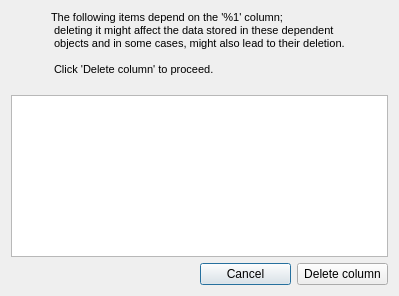
<?xml version="1.0" encoding="UTF-8"?>
<ui version="4.0">
 <class>dlgColumnDepend</class>
 <widget class="QDialog" name="dlgColumnDepend">
  <property name="windowModality">
   <enum>Qt::WindowModal</enum>
  </property>
  <property name="geometry">
   <rect>
    <x>0</x>
    <y>0</y>
    <width>399</width>
    <height>296</height>
   </rect>
  </property>
  <property name="contextMenuPolicy">
   <enum>Qt::DefaultContextMenu</enum>
  </property>
  <property name="windowTitle">
   <string>Column dependencies</string>
  </property>
  <layout class="QVBoxLayout" name="verticalLayout">
   <item>
    <layout class="QHBoxLayout" name="horizontalLayout_3">
     <property name="spacing">
      <number>0</number>
     </property>
     <item>
      <widget class="QLabel" name="label">
       <property name="maximumSize">
        <size>
         <width>40</width>
         <height>16777215</height>
        </size>
       </property>
       <property name="text">
        <string/>
       </property>
       <property name="alignment">
        <set>Qt::AlignCenter</set>
       </property>
      </widget>
     </item>
     <item>
      <widget class="QLabel" name="qryLabel">
       <property name="font">
        <font>
         <pointsize>8</pointsize>
         <weight>50</weight>
         <bold>false</bold>
        </font>
       </property>
       <property name="text">
        <string>The following items depend on the '%1' column;
 deleting it might affect the data stored in these dependent
 objects and in some cases, might also lead to their deletion.

 Click 'Delete column' to proceed.
                                </string>
       </property>
       <property name="textFormat">
        <enum>Qt::PlainText</enum>
       </property>
       <property name="alignment">
        <set>Qt::AlignLeading|Qt::AlignLeft|Qt::AlignVCenter</set>
       </property>
       <property name="wordWrap">
        <bool>true</bool>
       </property>
      </widget>
     </item>
    </layout>
   </item>
   <item>
    <widget class="QTreeWidget" name="twEntityDepend">
     <attribute name="headerVisible">
      <bool>false</bool>
     </attribute>
     <column>
      <property name="text">
       <string notr="true">1</string>
      </property>
     </column>
    </widget>
   </item>
   <item>
    <layout class="QHBoxLayout" name="horizontalLayout_2" stretch="1,1">
     <item>
      <spacer name="horizontalSpacer">
       <property name="orientation">
        <enum>Qt::Horizontal</enum>
       </property>
       <property name="sizeHint" stdset="0">
        <size>
         <width>165</width>
         <height>20</height>
        </size>
       </property>
      </spacer>
     </item>
     <item>
      <layout class="QHBoxLayout" name="horizontalLayout" stretch="1,1">
       <property name="sizeConstraint">
        <enum>QLayout::SetFixedSize</enum>
       </property>
       <property name="rightMargin">
        <number>0</number>
       </property>
       <item>
        <widget class="QPushButton" name="btnCancel">
         <property name="text">
          <string>Cancel</string>
         </property>
        </widget>
       </item>
       <item>
        <widget class="QPushButton" name="btnDelete">
         <property name="text">
          <string>Delete column</string>
         </property>
        </widget>
       </item>
      </layout>
     </item>
    </layout>
   </item>
  </layout>
 </widget>
 <resources/>
 <connections/>
</ui>
